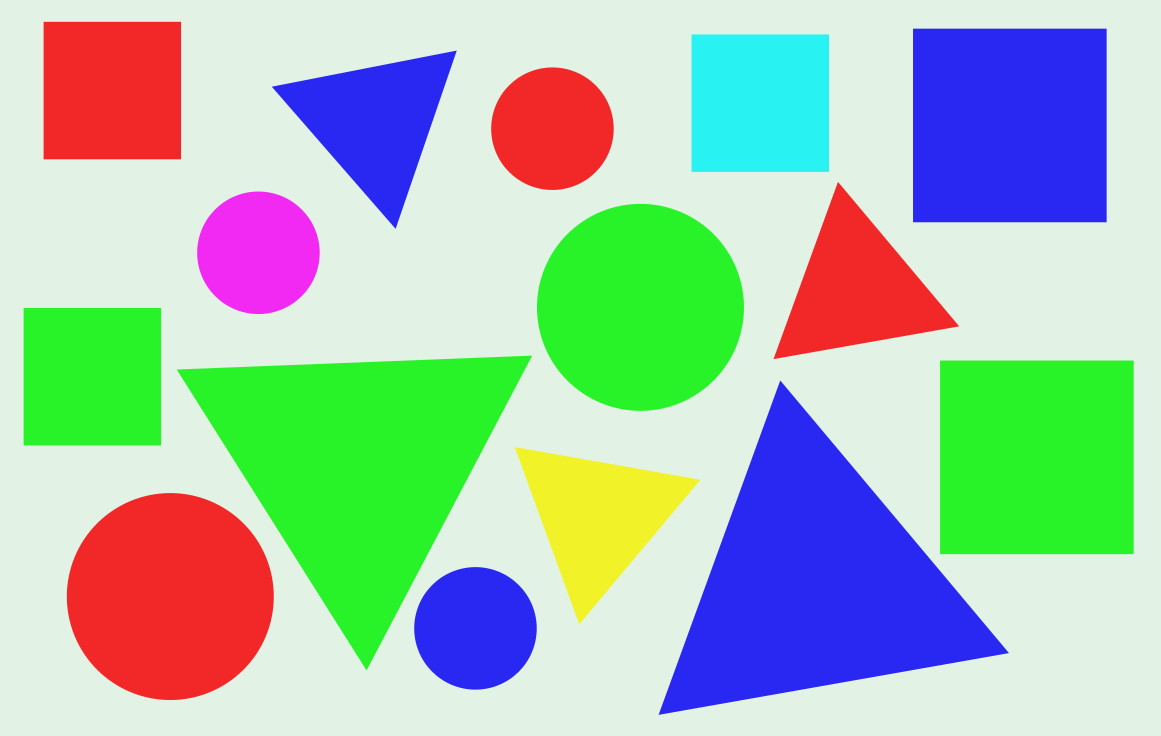
#> input picture assets/professors_ref_imgs/shapes.png, 2322 x 1472 px, found by its file name (shown at 1/2 size)
$ python image_contours.py
#> lines starting #> are read from the running program, lines starting #| are printed output that depends on the picture; after the words box and inside, x2 and y2 are one past the last pixel; in counts of white or black regions, pixels touching at a corner belong together
"""learn: dectect/draw contours, moment, approximation and hull"""
import cv2
import numpy as np
from numpy.char import center

#getting images
img = cv2.imread("assets/professors_ref_imgs/shapes.png")
#> img is the input picture: shape (1472, 2322, 3); mean B, G, R 177.7, 192.1, 166.4
resized_img = cv2.resize(img, None, fx=0.25, fy=0.25)
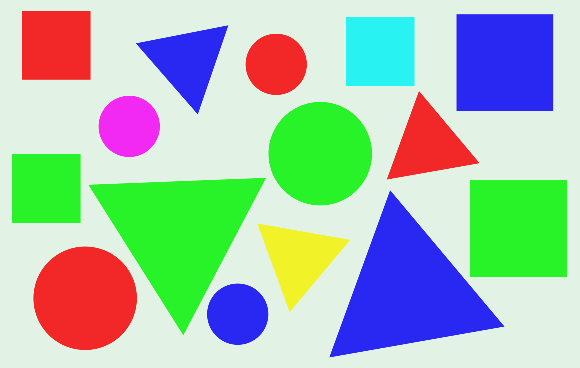
#> resized_img: shape (368, 580, 3); mean B, G, R 177.6, 192.1, 166.3
original = resized_img.copy()
img_gray = cv2.cvtColor(resized_img, cv2.COLOR_BGR2GRAY)
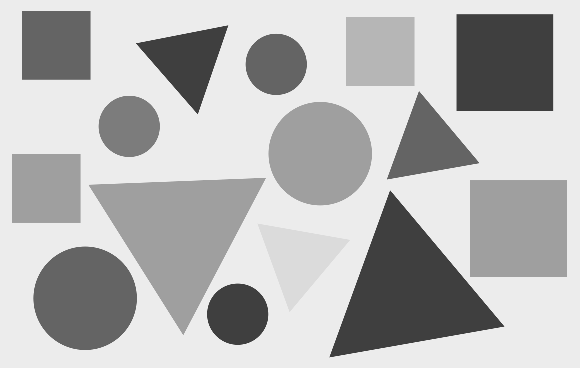
#> img_gray: shape (368, 580); min 63, max 236, mean 183
ret, thresh = cv2.threshold(img_gray, 100, 255, cv2.THRESH_BINARY_INV) #change thresh to adjust visiblity of colors
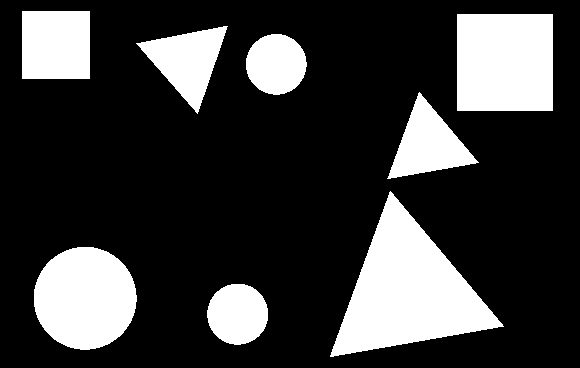
#> thresh: shape (368, 580); 23.1% white; 8 white regions

#find contours
cnts, hier = cv2.findContours(thresh, cv2.RETR_TREE, cv2.CHAIN_APPROX_SIMPLE)
#> cnts = 8 contours; box (x1, y1, x2, y2) and area: (330, 191, 504, 357) 13398, (457, 14, 553, 111) 9120, (34, 247, 137, 350) 8164, (22, 11, 90, 79) 4489, (136, 26, 228, 114) 3684, (387, 92, 479, 179) 3640, (207, 284, 268, 345) 2838, (246, 34, 307, 95) 2808

#draw contours
img_cnts = cv2.drawContours(resized_img, cnts, -1, (0, 0, 0), 4)    #-1 represtes all contours we can change it to a specific values
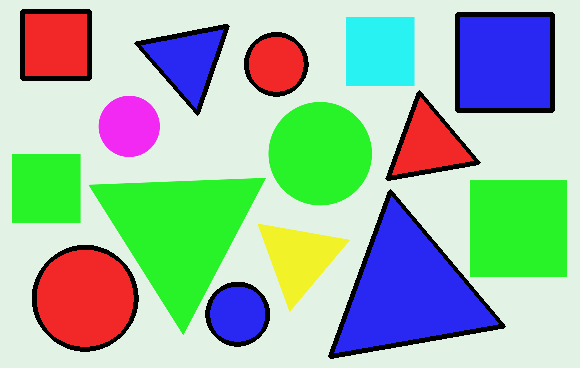
#> img_cnts: shape (368, 580, 3); mean B, G, R 168.2, 186.2, 157.6

# [7 lines of commented-out code are left out]
for cnt in cnts:
    M = cv2.moments(cnt)
    cX = int(M["m10"]/M["m00"])
    cY = int(M["m01"]/M["m00"])
    cv2.drawContours(resized_img, [cnt], -1, (0, 0, 0),  2)
    cv2.circle(resized_img, (cX, cY), 3, (0,0,0), -1)
    cv2.putText(resized_img, "center", (cX-20, cY+20), cv2.FONT_HERSHEY_SIMPLEX, 0.5,
                (0, 0, 0), 2)
    area = cv2.contourArea(cnt)
    #cnt_areas.append(area)
    if area<5000:       #to filter required area
        epsilon = 0.01*cv2.arcLength(cnt,True) #0.01 decides the accuracy lower value better accuracy
        data = cv2.approxPolyDP(cnt, epsilon, True)
        hull = cv2.convexHull(data)
        x,y,w,h = cv2.boundingRect(hull)
        resized_img = cv2.rectangle(resized_img, (x, y), (x+w, y+h), (60, 20, 140), 5)
#> this loop made 8 passes
#> (cX, cY, area, epsilon, data, hull, x, y) on passes 4, 6, 8: (427, 144, 3639.5, 2.91, [[478, 162], [419, 92], [387, 178]], [[387, 178], [419, 92], [478, 162]], 387, 92), (186, 60, 3684, 2.93, [[136, 43], [197, 113], [227, 26]], [[227, 26], [197, 113], [136, 43]], 136, 26), (55, 44, 4489, 2.68, [[22, 11], [22, 78], [89, 78], [89, 11]], [[89, 11], [89, 78], [22, 78], [22, 11]], 22, 11)
#> (cX, cY, area, epsilon, x, y, w, h) on passes 1, 5: (237, 313, 2838.5, 2, 207, 284, 61, 61), (275, 63, 2807.5, 1.98, 246, 34, 61, 61)
#> pass 1, `resized_img = cv2.rectangle(resized_img, (x, y), (x+w, y+h), (60, 20, ..`:
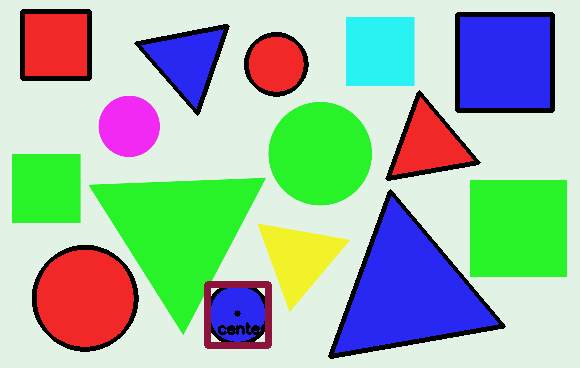
#> resized_img: shape (368, 580, 3); 0.95% of pixels changed, all inside (x1, y1, x2, y2) = (204, 281, 272, 349)
#> after the loop:
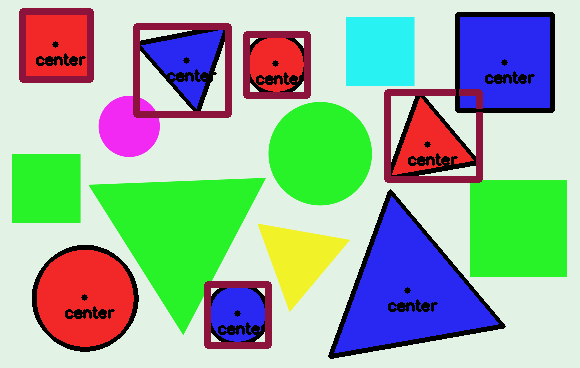
#> resized_img: shape (368, 580, 3); 5.14% of pixels changed, all inside (x1, y1, x2, y2) = (19, 8, 535, 319)


#clubbing images
original_vs_contoured = np.hstack([original, resized_img])
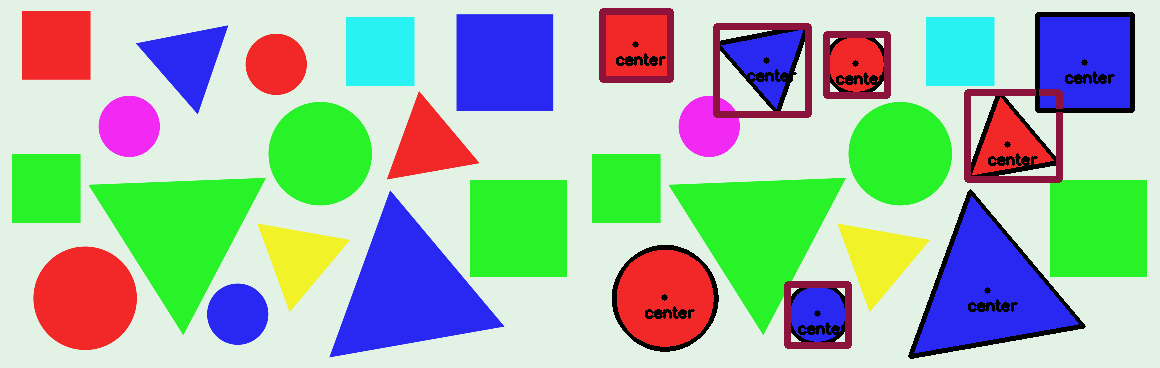
#> original_vs_contoured: shape (368, 1160, 3); mean B, G, R 169.5, 185.4, 160.5
cv2.imshow("original_vs_contoured", original_vs_contoured)
cv2.imwrite("Results/image_contours/original_vs_contoured.png", original_vs_contoured)

cv2.waitKey(0)
#clear memory
cv2.destroyAllWindows()
